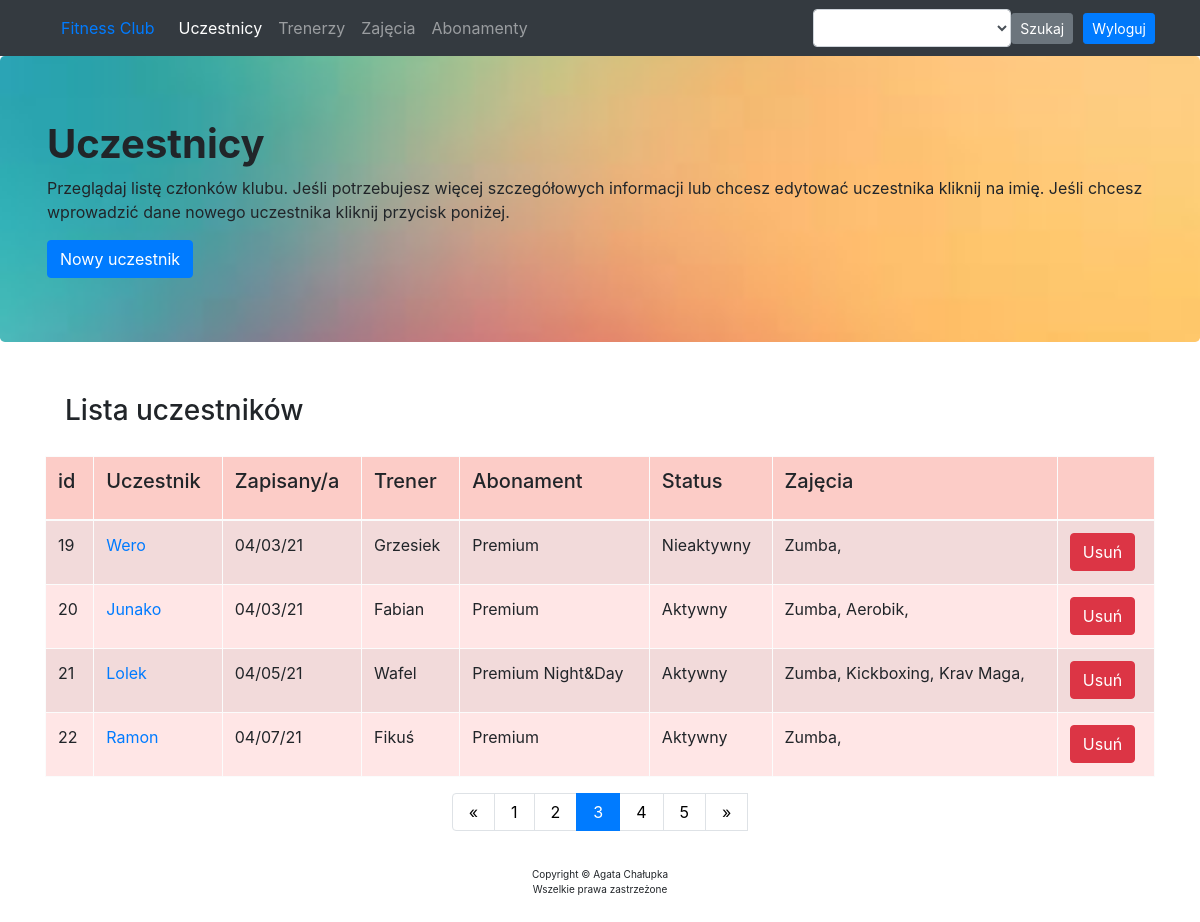
Page /users/2 (signed in) on the earlier database version.
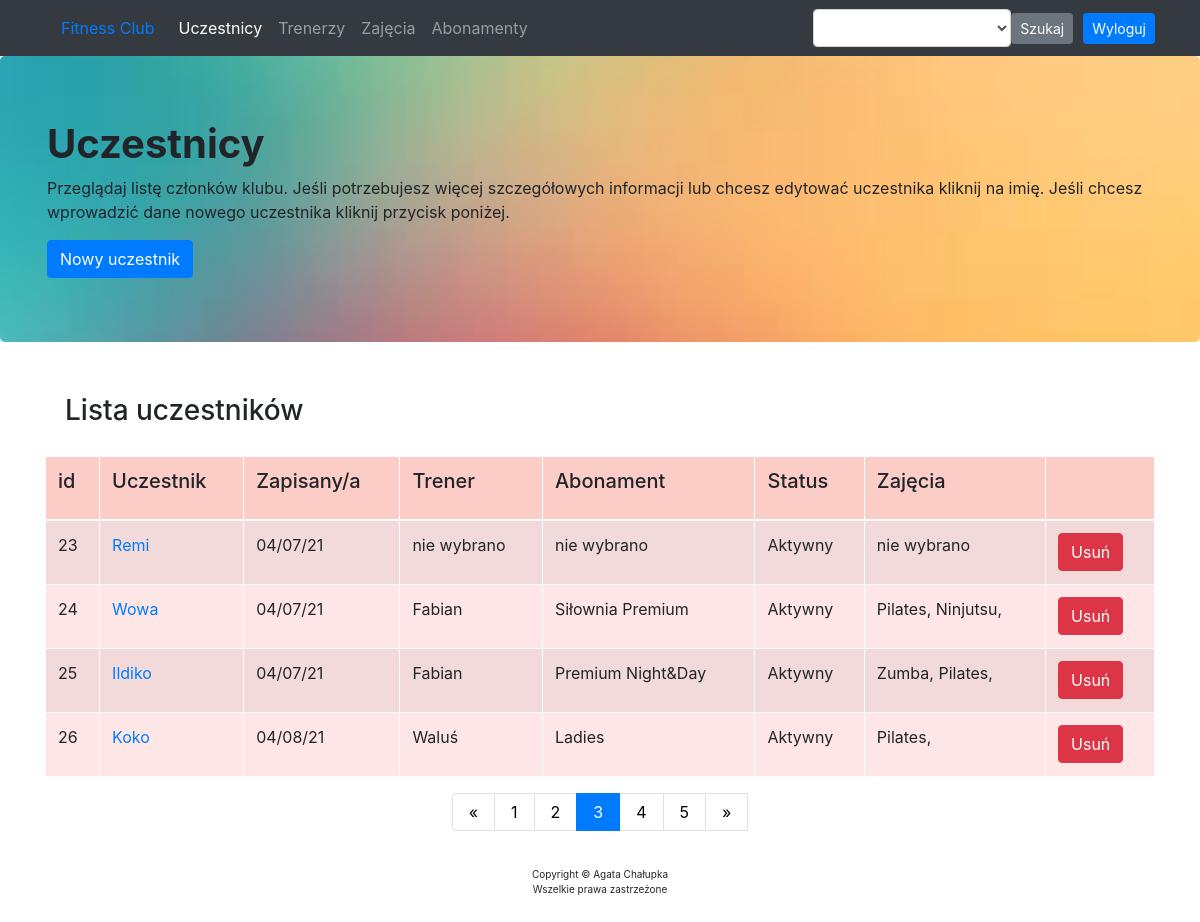
Same page on the later database version.
### app/models.py (models this page shows, shortened)
class User(db.Model):
    __tablename__ = "user"
    id = db.Column(db.Integer, primary_key=True)
    name = db.Column(db.String(50))
    sign_up = db.Column(db.DateTime, index=True, default=datetime.utcnow)
    active = db.Column(db.Boolean, default=False)
    trainer_id = db.Column(db.Integer, db.ForeignKey('trainer.id'))
    subscription_id = db.Column(db.Integer, db.ForeignKey('subscription.id'))
    courses = db.relationship("Course",
                              secondary=association_table,
                              back_populates="users",
                              lazy="subquery"
                              )

class Trainer(db.Model):
    id = db.Column(db.Integer, primary_key=True)
    name = db.Column(db.String(50))
    personal = db.Column(db.Boolean, default=False)
    trainees = db.relationship("User", backref="trainee", lazy="dynamic")
    classes = db.relationship("Course",
                              secondary=association_table_2,
                              back_populates="instructors",
                              lazy="subquery")

class Subscription(db.Model):
    __tablename__ = "subscription"
    id = db.Column(db.Integer, primary_key=True)
    name = db.Column(db.String(40))
    users = db.relationship("User", backref="holder", lazy="dynamic")

class Course(db.Model):
    id = db.Column(db.Integer, primary_key=True)
    name = db.Column(db.String(50))
    instructors = db.relationship("Trainer",
                                  secondary=association_table_2,
                                  back_populates="classes",
                                  lazy="subquery")
    users = db.relationship("User",
                            secondary=association_table,
                            back_populates="courses",
                            lazy="subquery")

### app/routes.py (the view, shortened to what this page needs)
@app.route('/users/<int:num>', methods=["GET", "POST"])
@login_required
def users_all(num):
    search_form = SearchForm()
    route = "/users/0"
    users = User.query.all()[num*4:num*4+4]
    users_num = math.ceil((len(User.query.all()))/4)
    new_id = max([user.id for user in User.query.all()]) + 1
    trainers = Trainer.query.all()
    subscriptions = Subscription.query.all()
    form = UserForm()
    error = None
    return render_template("members.html", num=num, users=users,
                           trainers=trainers, subscriptions=subscriptions,
                           error=error, form=form, users_num=users_num,
                           new_id=new_id, route=route, navs=navs,
                           search_form=search_form)

### app/forms.py
class SearchForm(FlaskForm):
    name = SelectField("name")
    def __init__(self, *args, **kwargs):
        super(SearchForm, self).__init__(*args, **kwargs)
        self.name.choices = [('', '')] + \
            sorted(
                [(user.name, user.name) for user in User.query.all()] +
                [(trainer.name, trainer.name)
                 for trainer in Trainer.query.all()] +
                [(course.name, course.name) for course in Course.query.all()] +
                [(sub.name, sub.name) for sub in Subscription.query.all()]
            )

### app/routes.py (called while the page is built)
def login_required(view_func):
    @functools.wraps(view_func)
    def check_permissions(*args, **kwargs):
        if session.get('logged_in'):
            return view_func(*args, **kwargs)
        return redirect(url_for('login', next=request.path))
    return check_permissions

### app/templates/members.html
{% extends "index.html" %}
{% block content %}
<div class="jumbotron" style="background-image: url('/static/pics/gra_6.jpg'); background-size: cover; background-position: center;">
     <div class="container">
    <h1 style="font-weight: bold;">Uczestnicy</h1>
        <p>Przeglądaj listę członków klubu. Jeśli potrzebujesz więcej szczegółowych informacji lub chcesz
            edytować uczestnika kliknij na imię. Jeśli chcesz wprowadzić dane nowego uczestnika kliknij przycisk poniżej.</p>
        <a href="/add-edit-user/{{ new_id }}"><button class="btn btn-primary">Nowy uczestnik</button></a>
     </div>
</div>
<div class="container" style="background-color:">
    <div class="container" style="padding: 20px;">
        <h3 style="">Lista uczestników</h3>
    </div>
    <div class="table-section">
       <table class="table table-striped table-hover table-bordered table-light" style="background-color: #ffe6e6">
           <thead>
            <tr style="background-color: #fcccc7">
                <td><h5>id</h5></td>
                <td><h5>Uczestnik</h5></td>
                <td><h5>Zapisany/a</h5></td>
                <td><h5>Trener</h5></td>
                <td><h5>Abonament</h5></td>
                <td><h5>Status</h5></td>
                <td><h5>Zajęcia</h5></td>
                <td></td>
            </tr>
           </thead>
           <tbody>
           {% for user in users %}
            <tr>
                <td>{{ user.id }}</td>
                <td><a href="/add-edit-user/{{ user.id }}">{{ user.name }}</a></td>
                <td>{{ user.sign_up.strftime("%x") }}</td>
                <td>{% if user.trainee %} {{ user.trainee.name }} {% else %} nie wybrano {% endif %}</td>
                <td>{% if user.holder %} {{ user.holder.name }} {% else %} nie wybrano {% endif %}</td>
                <td>{% if user.active==True %} Aktywny {% elif user.active==False %} Nieaktywny {% endif %}</td>
                <td>{% if user.courses %}{% for course in user.courses %}{{ course.name }}, {% endfor %} {% else %} nie wybrano {% endif %}</td>
                <td>
                    <form action="/delete-user/{{ user.id }}" method="POST">
                        <input type="submit" class="btn btn-danger" value="Usuń">
                    </form>
                </td>
            </tr>
           {% endfor %}
           </tbody>
       </table>
    </div>
</div>
<div class="container">
        <nav>
            <ul class="pagination justify-content-center">
                <li class="page-item">
                    {% if num==0 %}
                    <a href="/users/{{ num }}" aria-label="Previous" class="page-link">
                        {% else %}
                        <a href="/users/{{ num-1 }}" aria-label="Previous" class="page-link">
                            {% endif %}
                        <span aria-hidden="true">&laquo;</span>
                        </a>
                </li>
                {% for i in range(users_num) %}
                {% if i==num %}
                    <li class="page-item active"><a href="/users/{{ i }}" class="page-link">{{ i+1 }}</a></li>
                {% else %}
                    <li class="page-item"><a href="/users/{{ i }}" class="page-link">{{ i+1 }}</a></li>
                {% endif %}
                {% endfor %}
                <li>
                    {% if num!=users_num-1 %}
                    <a href="/users/{{ num+1 }}" aria-label="Next" class="page-link">
                        {% else %}
                        <a href="/users/{{ num }}" aria-label="Next" class="page-link">
                            {% endif %}
                        <span aria-hidden="true">&raquo;</span>
                    </a>
                </li>
            </ul>
        </nav>
</div>
{% endblock %}

Differences in the rows shown:
no longer on this page (row edited): User: id "19", name "Wero", sign_up "04/03/21", trainee.name "Grzesiek", holder.name "Premium", active "Nieaktywny", Course (name "Zumba")
removed User: id "20", name "Junako", sign_up "04/03/21", trainee.name "Fabian", holder.name "Premium", active "Aktywny", Course (name "Zumba")
removed Course: name "Aerobik", shown under "20"
no longer on this page (row edited): User: id "21", name "Lolek", sign_up "04/05/21", trainee.name "Wafel", holder.name "Premium Night&Day", active "Aktywny", Course (name "Zumba")
removed Course: name "Kickboxing", shown under "21"
no longer on this page (row unchanged): Course: name "Krav Maga", shown under "21"
no longer on this page (row unchanged): User: id "22", name "Ramon", sign_up "04/07/21", trainee.name "Fikuś", holder.name "Premium", active "Aktywny", Course (name "Zumba")
now on this page (row unchanged): User: id "23", name "Remi", sign_up "04/07/21", shows "nie wybrano", active "Aktywny"
now on this page (row unchanged): User: id "24", name "Wowa", sign_up "04/07/21", trainee.name "Fabian", holder.name "Siłownia Premium", active "Aktywny"
now on this page (row unchanged): Course: name "Pilates"
now on this page (row unchanged): Course: name "Ninjutsu", shown under "24"
now on this page (row edited): User: id "25", name "Ildiko", sign_up "04/07/21", trainee.name "Fabian", holder.name "Premium Night&Day", active "Aktywny", Course (name "Zumba")
now on this page (row edited): User: id "26", name "Koko", sign_up "04/08/21", trainee.name "Waluś", holder.name "Ladies", active "Aktywny"
